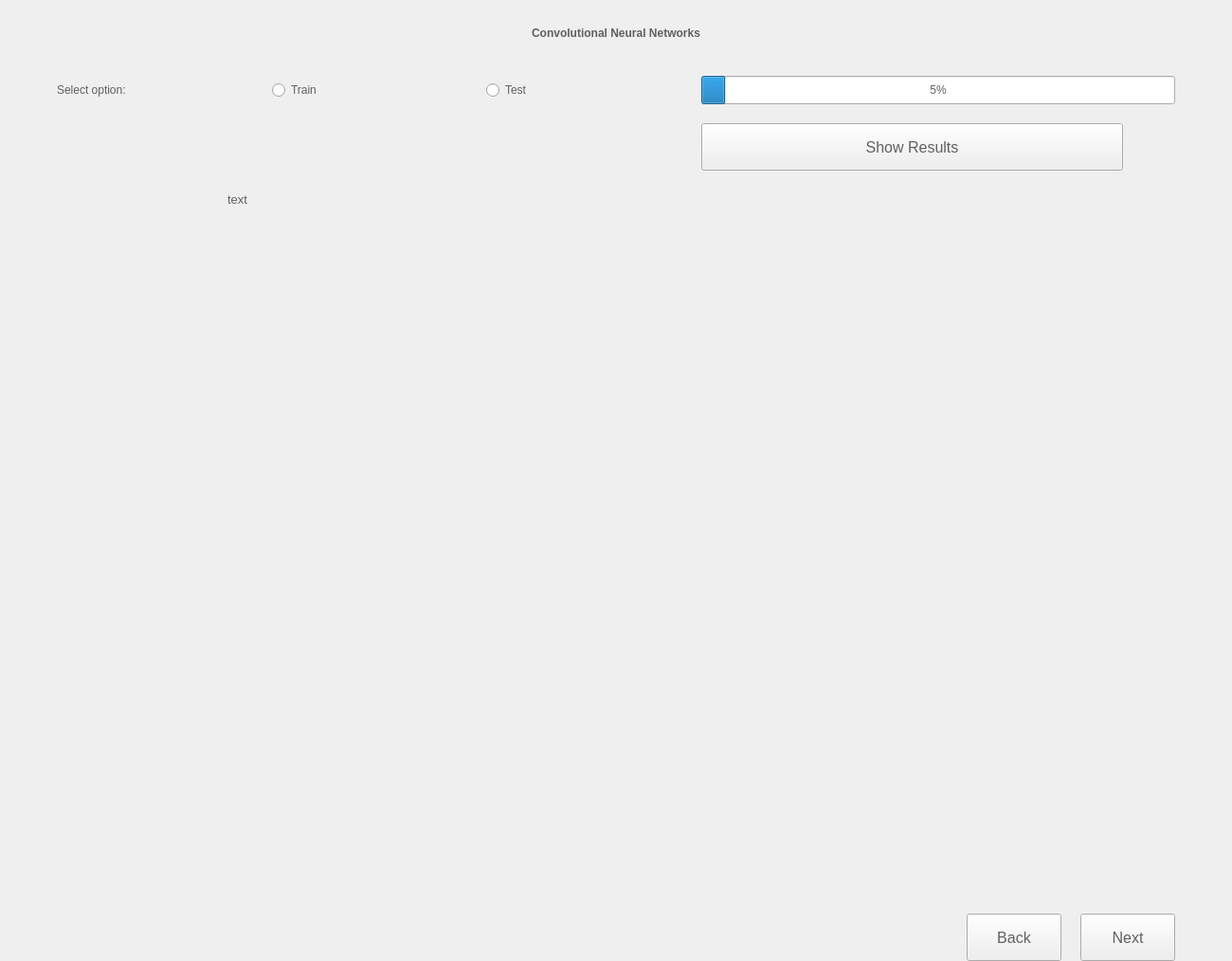
<?xml version="1.0" encoding="UTF-8"?>
<ui version="4.0">
 <class>cnn</class>
 <widget class="QWidget" name="cnn">
  <property name="geometry">
   <rect>
    <x>0</x>
    <y>0</y>
    <width>1300</width>
    <height>1014</height>
   </rect>
  </property>
  <property name="minimumSize">
   <size>
    <width>1300</width>
    <height>900</height>
   </size>
  </property>
  <property name="windowTitle">
   <string>Form</string>
  </property>
  <property name="styleSheet">
   <string notr="true">font: 11pt &quot;Seagoe UI&quot;;
color:#606060;</string>
  </property>
  <layout class="QVBoxLayout" name="verticalLayout">
   <property name="spacing">
    <number>20</number>
   </property>
   <property name="leftMargin">
    <number>60</number>
   </property>
   <property name="topMargin">
    <number>20</number>
   </property>
   <property name="rightMargin">
    <number>60</number>
   </property>
   <property name="bottomMargin">
    <number>10</number>
   </property>
   <item>
    <widget class="QLabel" name="label_3">
     <property name="minimumSize">
      <size>
       <width>0</width>
       <height>30</height>
      </size>
     </property>
     <property name="maximumSize">
      <size>
       <width>16777215</width>
       <height>30</height>
      </size>
     </property>
     <property name="styleSheet">
      <string notr="true">font:14pt &quot;Seagoe UI&quot;;
font:bold;</string>
     </property>
     <property name="text">
      <string>Convolutional Neural Networks</string>
     </property>
     <property name="alignment">
      <set>Qt::AlignCenter</set>
     </property>
    </widget>
   </item>
   <item>
    <layout class="QHBoxLayout" name="horizontalLayout_4">
     <property name="spacing">
      <number>25</number>
     </property>
     <item>
      <layout class="QVBoxLayout" name="verticalLayout_4">
       <property name="spacing">
        <number>10</number>
       </property>
       <item>
        <layout class="QHBoxLayout" name="horizontalLayout_5">
         <item>
          <widget class="QLabel" name="label">
           <property name="minimumSize">
            <size>
             <width>200</width>
             <height>0</height>
            </size>
           </property>
           <property name="text">
            <string>Select option:</string>
           </property>
          </widget>
         </item>
         <item>
          <widget class="QRadioButton" name="trainRadioButton">
           <property name="minimumSize">
            <size>
             <width>200</width>
             <height>50</height>
            </size>
           </property>
           <property name="text">
            <string>Train</string>
           </property>
          </widget>
         </item>
         <item>
          <widget class="QRadioButton" name="testRadioButton">
           <property name="minimumSize">
            <size>
             <width>200</width>
             <height>0</height>
            </size>
           </property>
           <property name="text">
            <string>Test</string>
           </property>
          </widget>
         </item>
         <item>
          <widget class="QProgressBar" name="trainProgressBar">
           <property name="minimumSize">
            <size>
             <width>500</width>
             <height>30</height>
            </size>
           </property>
           <property name="maximumSize">
            <size>
             <width>500</width>
             <height>30</height>
            </size>
           </property>
           <property name="styleSheet">
            <string notr="true"/>
           </property>
           <property name="value">
            <number>5</number>
           </property>
          </widget>
         </item>
        </layout>
       </item>
       <item>
        <layout class="QHBoxLayout" name="horizontalLayout">
         <property name="rightMargin">
          <number>55</number>
         </property>
         <item>
          <spacer name="horizontalSpacer_2">
           <property name="orientation">
            <enum>Qt::Horizontal</enum>
           </property>
           <property name="sizeHint" stdset="0">
            <size>
             <width>40</width>
             <height>20</height>
            </size>
           </property>
          </spacer>
         </item>
         <item>
          <widget class="QPushButton" name="showResultsButton">
           <property name="minimumSize">
            <size>
             <width>445</width>
             <height>50</height>
            </size>
           </property>
           <property name="maximumSize">
            <size>
             <width>420</width>
             <height>60</height>
            </size>
           </property>
           <property name="styleSheet">
            <string notr="true">font: 12pt;
</string>
           </property>
           <property name="text">
            <string>Show Results</string>
           </property>
          </widget>
         </item>
        </layout>
       </item>
      </layout>
     </item>
    </layout>
   </item>
   <item>
    <layout class="QHBoxLayout" name="horizontalLayout_7">
     <item>
      <spacer name="horizontalSpacer_3">
       <property name="orientation">
        <enum>Qt::Horizontal</enum>
       </property>
       <property name="sizeHint" stdset="0">
        <size>
         <width>40</width>
         <height>20</height>
        </size>
       </property>
      </spacer>
     </item>
     <item>
      <widget class="QLabel" name="valueLabel">
       <property name="minimumSize">
        <size>
         <width>1000</width>
         <height>0</height>
        </size>
       </property>
       <property name="maximumSize">
        <size>
         <width>1000</width>
         <height>20</height>
        </size>
       </property>
       <property name="styleSheet">
        <string notr="true">font: 10pt;
</string>
       </property>
       <property name="text">
        <string>text</string>
       </property>
      </widget>
     </item>
    </layout>
   </item>
   <item>
    <widget class="QStackedWidget" name="stackedWidget">
     <property name="minimumSize">
      <size>
       <width>0</width>
       <height>600</height>
      </size>
     </property>
     <property name="maximumSize">
      <size>
       <width>16777215</width>
       <height>700</height>
      </size>
     </property>
     <widget class="QWidget" name="plotPage">
      <property name="minimumSize">
       <size>
        <width>0</width>
        <height>600</height>
       </size>
      </property>
      <widget class="QWidget" name="gridLayoutWidget">
       <property name="geometry">
        <rect>
         <x>-1</x>
         <y>0</y>
         <width>1181</width>
         <height>591</height>
        </rect>
       </property>
       <layout class="QGridLayout" name="plotGridLayout"/>
      </widget>
     </widget>
     <widget class="QWidget" name="resultsPage">
      <property name="minimumSize">
       <size>
        <width>0</width>
        <height>600</height>
       </size>
      </property>
      <property name="maximumSize">
       <size>
        <width>1300</width>
        <height>700</height>
       </size>
      </property>
      <widget class="QWidget" name="layoutWidget">
       <property name="geometry">
        <rect>
         <x>3</x>
         <y>0</y>
         <width>1181</width>
         <height>602</height>
        </rect>
       </property>
       <layout class="QHBoxLayout" name="horizontalLayout_6">
        <item>
         <layout class="QVBoxLayout" name="verticalLayout_3">
          <item>
           <widget class="QPushButton" name="accuracyButton">
            <property name="minimumSize">
             <size>
              <width>0</width>
              <height>100</height>
             </size>
            </property>
            <property name="text">
             <string>Accuracy</string>
            </property>
           </widget>
          </item>
          <item>
           <widget class="QPushButton" name="precRecallButton">
            <property name="minimumSize">
             <size>
              <width>0</width>
              <height>100</height>
             </size>
            </property>
            <property name="maximumSize">
             <size>
              <width>16777215</width>
              <height>16777215</height>
             </size>
            </property>
            <property name="text">
             <string>Precision and Recall</string>
            </property>
           </widget>
          </item>
          <item>
           <widget class="QPushButton" name="confusionMatrixButton">
            <property name="minimumSize">
             <size>
              <width>0</width>
              <height>100</height>
             </size>
            </property>
            <property name="text">
             <string>Confusion Matrix</string>
            </property>
           </widget>
          </item>
          <item>
           <widget class="QPushButton" name="RocCurveButton">
            <property name="minimumSize">
             <size>
              <width>0</width>
              <height>100</height>
             </size>
            </property>
            <property name="text">
             <string>ROC Curve</string>
            </property>
           </widget>
          </item>
         </layout>
        </item>
        <item>
         <widget class="QStackedWidget" name="resultsWidget">
          <property name="minimumSize">
           <size>
            <width>650</width>
            <height>600</height>
           </size>
          </property>
          <property name="maximumSize">
           <size>
            <width>1030</width>
            <height>700</height>
           </size>
          </property>
          <property name="currentIndex">
           <number>1</number>
          </property>
          <widget class="QWidget" name="accPage">
           <widget class="QWidget" name="horizontalLayoutWidget">
            <property name="geometry">
             <rect>
              <x>-1</x>
              <y>-1</y>
              <width>1031</width>
              <height>601</height>
             </rect>
            </property>
            <layout class="QHBoxLayout" name="horizontalLayout_2">
             <item>
              <widget class="QWidget" name="widget_2" native="true">
               <property name="maximumSize">
                <size>
                 <width>520</width>
                 <height>600</height>
                </size>
               </property>
               <widget class="QWidget" name="gridLayoutWidget_2">
                <property name="geometry">
                 <rect>
                  <x>0</x>
                  <y>0</y>
                  <width>511</width>
                  <height>601</height>
                 </rect>
                </property>
                <layout class="QGridLayout" name="trainGridLayout"/>
               </widget>
              </widget>
             </item>
             <item>
              <widget class="QWidget" name="widget" native="true">
               <property name="maximumSize">
                <size>
                 <width>520</width>
                 <height>600</height>
                </size>
               </property>
               <widget class="QWidget" name="gridLayoutWidget_5">
                <property name="geometry">
                 <rect>
                  <x>-1</x>
                  <y>-1</y>
                  <width>511</width>
                  <height>601</height>
                 </rect>
                </property>
                <layout class="QGridLayout" name="testGridLayout"/>
               </widget>
              </widget>
             </item>
            </layout>
           </widget>
          </widget>
          <widget class="QWidget" name="precRecallPage">
           <widget class="QWidget" name="gridLayoutWidget_3">
            <property name="geometry">
             <rect>
              <x>10</x>
              <y>0</y>
              <width>1021</width>
              <height>601</height>
             </rect>
            </property>
            <layout class="QGridLayout" name="precRecallGridLayout"/>
           </widget>
          </widget>
          <widget class="QWidget" name="confusionMatrixPage">
           <widget class="QWidget" name="gridLayoutWidget_4">
            <property name="geometry">
             <rect>
              <x>10</x>
              <y>0</y>
              <width>1021</width>
              <height>601</height>
             </rect>
            </property>
            <layout class="QGridLayout" name="gridLayout_2">
             <item row="0" column="0">
              <widget class="QLabel" name="confusionMatrixLabel">
               <property name="text">
                <string/>
               </property>
               <property name="alignment">
                <set>Qt::AlignCenter</set>
               </property>
              </widget>
             </item>
            </layout>
           </widget>
          </widget>
          <widget class="QWidget" name="rocCurvePage">
           <widget class="QWidget" name="gridLayoutWidget_6">
            <property name="geometry">
             <rect>
              <x>9</x>
              <y>-1</y>
              <width>1021</width>
              <height>601</height>
             </rect>
            </property>
            <layout class="QGridLayout" name="gridLayout_3">
             <item row="0" column="0">
              <widget class="QLabel" name="rocCurveLabel">
               <property name="text">
                <string/>
               </property>
               <property name="alignment">
                <set>Qt::AlignCenter</set>
               </property>
              </widget>
             </item>
            </layout>
           </widget>
          </widget>
         </widget>
        </item>
       </layout>
      </widget>
     </widget>
     <widget class="QWidget" name="waitPage">
      <layout class="QGridLayout" name="gridLayout">
       <item row="0" column="0">
        <widget class="QLabel" name="waitLabel">
         <property name="text">
          <string/>
         </property>
        </widget>
       </item>
      </layout>
     </widget>
    </widget>
   </item>
   <item>
    <spacer name="verticalSpacer_3">
     <property name="orientation">
      <enum>Qt::Vertical</enum>
     </property>
     <property name="sizeHint" stdset="0">
      <size>
       <width>20</width>
       <height>40</height>
      </size>
     </property>
    </spacer>
   </item>
   <item>
    <layout class="QHBoxLayout" name="horizontalLayout_3">
     <property name="spacing">
      <number>20</number>
     </property>
     <item>
      <spacer name="horizontalSpacer">
       <property name="orientation">
        <enum>Qt::Horizontal</enum>
       </property>
       <property name="sizeHint" stdset="0">
        <size>
         <width>40</width>
         <height>20</height>
        </size>
       </property>
      </spacer>
     </item>
     <item>
      <widget class="QPushButton" name="backButton">
       <property name="minimumSize">
        <size>
         <width>100</width>
         <height>50</height>
        </size>
       </property>
       <property name="maximumSize">
        <size>
         <width>16777215</width>
         <height>30</height>
        </size>
       </property>
       <property name="styleSheet">
        <string notr="true">font: 12pt;
</string>
       </property>
       <property name="text">
        <string>Back</string>
       </property>
      </widget>
     </item>
     <item>
      <widget class="QPushButton" name="compareButton">
       <property name="minimumSize">
        <size>
         <width>100</width>
         <height>50</height>
        </size>
       </property>
       <property name="maximumSize">
        <size>
         <width>16777215</width>
         <height>30</height>
        </size>
       </property>
       <property name="styleSheet">
        <string notr="true">font: 12pt;
</string>
       </property>
       <property name="text">
        <string>Next</string>
       </property>
      </widget>
     </item>
    </layout>
   </item>
  </layout>
 </widget>
 <resources/>
 <connections/>
</ui>
